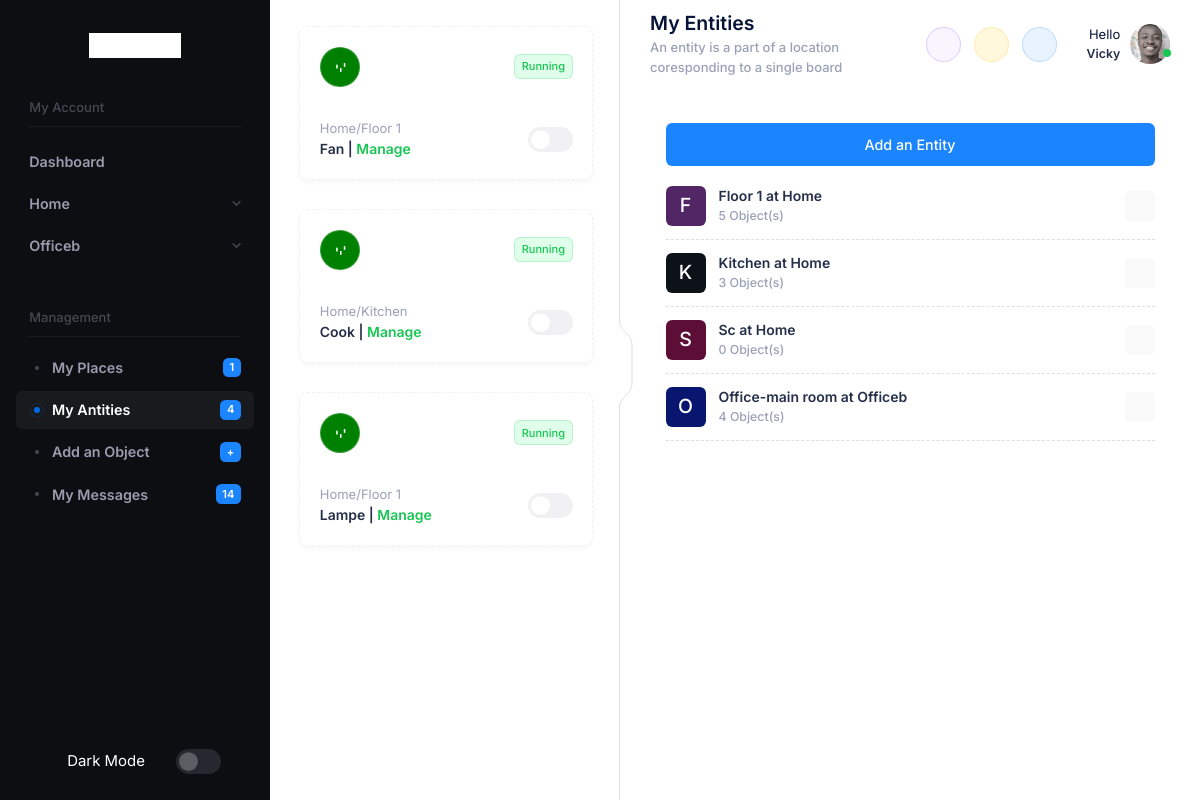
/my-antities/ (signed in), run on the app's committed database.
### gpio/models.py (models this page shows, shortened)
class Places(models.Model):
    nom = models.CharField(max_length=255, unique=True, blank=False)
    address = models.CharField(max_length=255, null=False, blank=False)
    description = models.CharField(max_length=255, null=True, blank=True)
    def __str__(self):
        return self.nom

class Pins(models.Model):
    nom = models.CharField(max_length=255, null=True, blank=False)
    board = models.ForeignKey(Board, on_delete=models.CASCADE)
    GPIO_CHOICES = {
        5  :"5",
        12 :"12",
        14 :"14",
        18 :"18",
        19 :"19",
    }
    gpio = models.IntegerField(choices=GPIO_CHOICES, null=True, blank=False)
    state = models.IntegerField()
    power = models.FloatField()
    consom_max = models.FloatField(default=100000000000.0)
    last_on = models.DateTimeField(null=True, blank=True)
    last_off = models.DateTimeField(null=True, blank=True)
    control_mode = models.BooleanField(default=False)
    today_limit_reached = models.BooleanField(default=False)
    class Meta:
        unique_together = ('board', 'gpio')

class Board(models.Model):
    nom = models.CharField(max_length=255, unique=True, null=True, blank=False)
    place = models.ForeignKey(Places, null=False, blank=False, on_delete=models.CASCADE)
    code = models.CharField(max_length=10)
    description = models.TextField(null=True, blank=True)

### gpio/views.py (the view)
# urls.py: path('my-antities/', AntitiesView.as_view(), name='my_antities'),
class AntitiesView(BaseView):
    template_name = 'gpio/antities.html'
    def get(self, request):
        if not check_antity_manager(user=self.user, antity=None):
            return redirect('dashboard')
        self.get_nav_and_fav_pins_notifs() # call it before accessing the context key "all_boards"
        userantities = self.context['all_boards']
        for board in userantities:
            board.name = board.nom.capitalize()
            board.first_letter = board.nom[0].upper()
            board.bg_color = generate_dark_color()
            board.objects_number = Pins.objects.filter(board=board).count()
        self.context.update({
            "board_is_active": True,
            "place_manager" : self.user.place_manager,
            "title": "My Entities",
            "description": "An entity is a part of a location coresponding to a single board",
            "userantities": userantities,
        })
        return render(request, self.template_name, self.context)

### accounts/views.py (called while the page is built)
def get_fav_bar(user):
    fav_pins = [f.pin for f in Favorites.objects.filter(user=user).order_by('-update_time')[0:5]]
    for pin in fav_pins:
        checker, checkerr = check_antity_manager(user=user, antity=pin.board) , check_place_manager(user=user, place=pin.board.place)
        if checker == True or checkerr == True:
            pin.manager = True
    return fav_pins

### gpio/chekers.py (called while the page is built)
def check_antity_manager(user, antity):
    if antity == None:
        if user.antity_manager :
            return True
    else:
        if antity in Board.objects.filter(place__in = user.places.all()) or antity in user.boards.all():
            return True
        else :
            return False

def check_place_manager(user, place):
    if place == None:
        if user.place_manager:
            return True
    else:
        if place in user.places.all():
            return True
        else :
            return False

### gpio/views.py (called while the page is built)
def generate_dark_color():
    r = random.randint(0, 127)  # Red component
    g = random.randint(0, 127)  # Green component
    b = random.randint(0, 127)  # Blue component
    return f"#{r:02x}{g:02x}{b:02x}"

    def dispatch(self, request, *args, **kwargs):
        self.user = request.user
        self.context = {}
        return super().dispatch(request, *args, **kwargs)

    def get_nav_and_fav_pins_notifs(self, board=None):
        notifications = Notification.objects.filter(user=self.user).order_by('-created_at')
        nav_context = get_nav_bar(user=self.user, board=board)
        fav_pins = get_fav_bar(self.user)
        if isinstance(nav_context, tuple):
            nav_context = nav_context[0]
        self.context.update(nav_context)
        self.context['fav_pins'] = fav_pins
        self.context['notifications'] = notifications

### gpio/templates/gpio/antities.html (shortened to what this page needs)
{% extends 'accounts/base.html' %}  {% load static %}
        {% block main %}
                <div class="modal-body py-10 px-lg-17">
                    <div class= "modal-body">
                    <div class= "modal-body row">
                        {% if place_manager %}
                        <a href="{% url 'create_antity' %}"  class="btn btn-primary">
                            <span class="indicator-label">
                                Add an Entity
                            </span>
                        </a>
                        {% endif %}
                        <div class="card-body pt-6">
                            {% for board in userantities %}
                            <div class="d-flex flex-stack">
                                <div class="symbol symbol-40px me-4">
                                    <div class="symbol-label fs-2 fw-semibold text-inverse-danger" style="background-color: {{board.bg_color}};"  >{{board.first_letter}}</div>
                                </div>
                                <div class="d-flex align-items-center flex-row-fluid flex-wrap">
                                    <div class="flex-grow-1 me-2">
                                        <a class="text-gray-800 text-hover-primary fs-6 fw-bold">{{board.name}} at {{board.place}}</a>
                                        <span class="text-muted fw-semibold d-block fs-7">{{board.objects_number}} Object(s)</span>
                                    </div>
                                    <a href="{% url "manage_antity" board.id %}" class="btn btn-sm btn-icon btn-bg-light btn-active-color-primary w-30px h-30px">
                                        <i class="ki-outline ki-arrow-right fs-2"></i>   </a>
                                </div>
                            </div>
                            <div class="separator separator-dashed my-4"></div>
                            {% endfor %}
                        </div>
                    </div>
                    </div>
                </div>
{% endblock %}

### accounts/templates/accounts/base.html (shortened to what this page needs)
{% load static %}
<!DOCTYPE html>
<html lang="en">
  <!DOCTYPE html>
  <html lang="en">
  <head>
      <link href="{% static 'assets/plugins/custom/fullcalendar/fullcalendar.bundle.css' %}" rel="stylesheet" type="text/css" />
      <link href="{% static 'assets/plugins/custom/datatables/datatables.bundle.css' %}" rel="stylesheet" type="text/css" />
      <link href="{% static 'assets/plugins/global/plugins.bundle.css' %}" rel="stylesheet" type="text/css" />
      <link href="{% static 'assets/css/style.bundle.css' %}" rel="stylesheet" type="text/css" />
  </head>
  <body
    id="kt_app_body"
    data-kt-app-sidebar-enabled="true"
    data-kt-app-sidebar-fixed="true"
    data-kt-app-sidebar-push-header="true"
    data-kt-app-sidebar-push-toolbar="true"
    data-kt-app-sidebar-push-footer="true"
    data-kt-app-sidebar-panel-enabled="true"
    data-kt-app-sidebar-panel-fixed="true"
    data-kt-app-sidebar-panel-push-header="true"
    data-kt-app-sidebar-panel-push-toolbar="true"
    data-kt-app-sidebar-panel-push-footer="true"
    class="app-default"
  >
    <div class="d-flex flex-column flex-root app-root" id="kt_app_root">
      <div class="app-page flex-column flex-column-fluid" id="kt_app_page">
{% include "accounts/header.html" %}
        <div class="app-wrapper flex-column flex-row-fluid" id="kt_app_wrapper">
<div
  id="kt_app_sidebar"
  class="app-sidebar"
  data-kt-drawer="true"
  data-kt-drawer-name="app-sidebar"
  data-kt-drawer-activate="{default: true, lg: false}"
  data-kt-drawer-overlay="true"
  data-kt-drawer-width="250px"
  data-kt-drawer-direction="start"
  data-kt-drawer-toggle="#kt_app_sidebar_toggle"
>
  <div
    class="d-none d-lg-flex flex-center px-6 pt-10 pb-10"
    id="kt_app_sidebar_header"
  >
    <a href="index-2.html">
      <img alt="Logo" src="{% static 'media/logo.jpeg'%}" class="h-25px" />
    </a>
  </div>
  <div class="flex-grow-1">
    <div
      id="kt_app_sidebar_menu_wrapper"
      class="hover-scroll-y"
      data-kt-scroll="true"
      data-kt-scroll-height="auto"
      data-kt-scroll-dependencies="#kt_app_sidebar_header, #kt_app_sidebar_footer"
      data-kt-scroll-offset="20px"
    >
      <div class="app-sidebar-navs-default px-5 mb-10">
        <div
          id="#kt_app_sidebar_menu"
          data-kt-menu="true"
          data-kt-menu-expand="false"
          class="menu menu-column menu-rounded menu-sub-indention"
        >
          <div class="menu-item pb-0 pt-0">
            <div class="menu-content">
              <span class="menu-heading">My Account</span>
            </div>
          </div>
          <div class="separator mb-4 mx-4"></div>
                    <div
                      class="menu-item {% if dashboard %} here show {% endif %} menu-accordion"
                    >
                    <span class="menu-link"
                        ><a href = "{% url "dashboard" %}" class="menu-title">Dashboard</a
                      >
                    </div>
                  {% for place in places %}
                  {% if not place.is_active %}
                  <div
                  data-kt-menu-trigger="click"
                  class="menu-item menu-accordion"
                >
                  <span class="menu-link"
                    ><span class="menu-title">{{place.nom}}</span
                    ><span class="menu-arrow"></span></span
                  >
                </div>
                  {% endif %}
                  {% endfor %}
        </div>
      </div>
      <div class="app-sidebar-navs-default px-5">
        <div class="menu menu-rounded menu-column">
          <div class="menu-item pb-0 pt-0">
            <div class="menu-content">
              <span class="menu-heading">Management</span>
            </div>
          </div>
          <div class="separator mb-3 mx-4"></div>
          <div class="menu-item">
            <a class="menu-link {% if place_is_active %}active{% endif %} " href="{% url "my_places" %}">
              <span class="menu-bullet">
                <span class="bullet bullet-dot"> </span>
              </span>
              <span class="menu-title"> My Places </span>
              <span class="menu-badge">
                <span class="badge badge-primary"> {{pl_num}} </span>
              </span>
            </a>
          </div>
          <div class="menu-item">
            <a class="menu-link {% if board_is_active %}active{% endif %} " href="{% url "my_antities" %}">
              <span class="menu-bullet">
                <span class="bullet bullet-dot"> </span>
              </span>
              <span class="menu-title"> My Antities </span>
              <span class="menu-badge">
                <span class="badge badge-primary"> {{brd_number}} </span>
              </span>
            </a>
          </div>
          <div class="menu-item">
            <a class="menu-link {% if pin_is_active %}active{% endif %} " href="{% url "create_pin" %}">
              <span class="menu-bullet">
                <span class="bullet bullet-dot"> </span>
              </span>
              <span class="menu-title">Add an Object</span>
              <span class="menu-badge">
                <span class="badge badge-primary">+</span>
              </span>
            </a>
          </div>
          <div class="menu-item">
            <a class="menu-link {% if pin_is_active %}active{% endif %} " href="{% url "messages" %}">
              <span class="menu-bullet">
                <span class="bullet bullet-dot"> </span>
              </span>
              <span class="menu-title"> My Messages </span>
              <span class="menu-badge">
                <span class="badge badge-primary"> {{pn_number}} </span>
              </span>
            </a>
          </div>
        </div>
      </div>
    </div>
  </div>
  <div class="d-flex flex-stack px-10 px-lg-15 pb-8" id="kt_app_sidebar_footer">
    <span
      class="d-flex flex-center gap-1 text-white theme-light-show fs-5 px-0"
    >
      <i class="ki-outline ki-night-day text-gray-500 fs-2"></i> Dark Mode
    </span>
    <div data-bs-theme="dark">
      <div class="form-check form-switch form-check-custom form-check-solid">
        <input
          class="form-check-input h-25px w-45px"
          type="checkbox"
          value="1"
          id="kt_sidebar_theme_mode_toggle"
        />
      </div>
    </div>
  </div>
</div>
{% include "accounts/favbar.html" %}
{% block main %}{% endblock  %}
        </div>
      </div>
    </div>
  </body>
</html>

### accounts/templates/accounts/favbar.html (shortened to what this page needs)
<div
  id="kt_app_sidebar_panel"
  class="app-sidebar-panel"
  data-kt-drawer="true"
  data-kt-drawer-name="app-sidebar-panel"
  data-kt-drawer-activate="{default: true, lg: false}"
  data-kt-drawer-overlay="true"
  data-kt-drawer-width="280px"
  data-kt-drawer-direction="start"
  data-kt-drawer-toggle="#kt_app_sidebar_panel_toggle"
>
  <div
    class="d-flex flex-column flex-grow-1 gap-7 my-4 my-8 px-5 hover-scroll-y me-3"
    data-kt-scroll="true"
    data-kt-scroll-height="auto"
    data-kt-scroll-offset="5px"
  >
  {% for pin in fav_pins %}
    <div class="d-flex align-items-center position-relative">
      <div
        class="card border border-dashed d-flex flex-column p-6 gap-10 flex-grow-1 mb-2 ms-4"
      >
    {% if pin.state == 1 %}
    <div class="d-flex flex-stack">
      <div
        class="d-flex flex-center h-40px w-40px flex-shrink-0 rounded-circle border border-light-clarity"
        style=" background: green"
        >
      </div>
      <span
        class="rounded text-success fw-semibold fs-8 bg-light-success py-1 px-2 border border-success-clarity"
      >
        Running
      </span>
    </div>
    {% endif %}
    <div class="d-flex flex-stack">
        <div class="d-flex flex-column">
          <span class="fs-base text-gray-500">{{pin.board.place}}/{{pin.board.nom}} </span>
          <span class="fs-6 fw-bold text-gray-800">
            <span> {{pin.nom}} | {% if pin.manager %}<a class = " {% if pin.state == 1 %} text-success {% else %} text-primary {% endif %}" href= "{% url "manage_pin" pin.id %}"> Manage </a>{% endif %}</span>
          </span>
        </div>
        <div class="form-check form-switch form-check-custom form-check-solid">
          <input class="form-check-input h-25px w-45px" type="checkbox" value="1" >
        </div>
    </div>
      </div>
    </div>
    {% endfor %}
  </div>
  <button
    class="app-sidebar-panel-toggle btn btn-icon text-gray-300 position-absolute translate-y-middle z-index-1 start-100 end-0 bottom-50 d-none d-lg-flex mb-4"
    data-kt-toggle="true"
    data-kt-toggle-state="active"
    data-kt-toggle-target="body"
    data-kt-toggle-name="app-sidebar-panel-collapse"
  >
  </button>
</div>

### data on the page
Places: nom "Home"
Places: nom "Officeb"
Pins: state 1 (drawn), board.place "Home", board.nom "Floor 1", nom "Fan", shows "Manage"
Pins: state 1 (drawn), board.place "Home", board.nom "Kitchen", nom "Cook", shows "Manage"
Pins: state 1 (drawn), board.place "Home", board.nom "Floor 1", nom "Lampe", shows "Manage"
Board: first_letter "F", name "Floor 1", place "Home", objects_number "5"
Board: first_letter "K", name "Kitchen", place "Home", objects_number "3"
Board: first_letter "S", name "Sc", place "Home", objects_number "0"
Board: first_letter "O", name "Office-main room", place "Officeb", objects_number "4"

### other printed values
{{ title }} "My Entities"
{{ description }} "An entity is a part of a location coresponding to a single board"
{{ pl_num }} "1"
{{ brd_number }} "4"
{{ pn_number }} "14"
